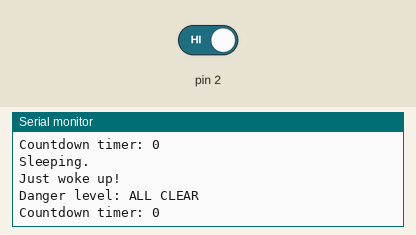
This sketch was run on a simulated Arduino Uno, built with avr-gcc and run on an emulated ATmega328P. Parts: the last lines printed to the serial monitor. Inputs (shaded band) come from the test bench; at power-on: pin 2 HIGH. Sleep ends after the set time or at an interrupt; no radio packets arrive unless stated.

Above: at 1.2 s.
1.3 s: pin 2 driven LOW
At 2.0 s:
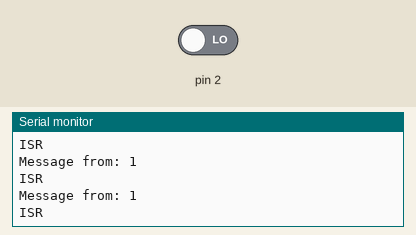
2.8 s: pin 2 driven HIGH
At 3.6 s:
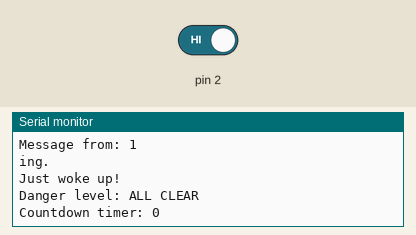

The sketch:

accumulator_0_3.ino
```cpp
/**
This is the 0.3 version of the accumulator node. It should be
paired with both the sender sketches found in the same folder as this sketch.

This version only goes into intruder alert mode if it gets threat signals from two DIFFERENT nodes within the
countdown time. It doesn't care where the disarm signal comes from though.

The node sleeps until an interrupt from the nRF comes in. If it received a signal to enter
the all_clear mode, it enters all_clear regardless of what state it is currently in (effectively resetting it). If it receives
a danger signal, it ups its current danger level (all_clear -> alert -> intruder_detected). While in alert mode, it counts
down. If it doesn't get the next danger signal in that time, it resets to all_clear. While in intruder_detected mode, it
counts down from a different value. If it receives a danger signal during that time, it resets the counter. If it doesn't,
it resets to all_clear mode. Again, if at any time it receives the disarm signal, it enters the all_clear mode.
*/
#include <avr/interrupt.h>
#include <avr/power.h>
#include <avr/sleep.h>
#include <avr/io.h>
#include <SPI.h>
#include "RF24.h"

/**Typedefs**/
typedef enum { ALL_CLEAR_MODE, ALERT_MODE, INTRUDER_DETECTED_MODE } alert_level_type;

/**Constants**/
const unsigned long ALARM_COUNTDOWN = 5000;//30,000 milliseconds (30 seconds)//The time the alarm sounds for
const unsigned long INTRUDER_COUNTDOWN = 7000;//45,000 milliseconds (45 seconds)//The amount of time to wait for a second threat signal before reset
const uint16_t THREAT_SIGNAL = 0x1BA0;
const uint16_t DISARM_SIGNAL = 0x1151;

/**Pin declarations**/
const int RADIO_PIN_1 = 9;
const int RADIO_PIN_2 = 10;

/**Radio code**/
RF24 radio(RADIO_PIN_1, RADIO_PIN_2);
byte node_ids[][6] = { "cmltr", "1send", "2send" };

/**State**/
volatile alert_level_type danger_level = ALL_CLEAR_MODE;
volatile unsigned long countdown_timer = 0;
volatile bool alert_from_node1 = false;
volatile bool alert_from_node2 = false;

void setup(void)
{
  Serial.begin(115200);

  /**Radio**/
  radio.begin();
  radio.setRetries(15, 15);//Retry 15 times with a delay of 15 microseconds between attempts
  radio.openReadingPipe(1, node_ids[1]);
  radio.openReadingPipe(2, node_ids[2]);
  radio.startListening();

  attachInterrupt(0, check_messages_ISR, LOW);//Attach an interrupt on a LOW signal on Pin 2
}

void loop(void)
{
  /**Print alert level**/
  printAlertLevel();


  /**Manipulate countdown timer and adjust mode accordingly**/
  delay(1000);
  if ((countdown_timer > 0) || (countdown_timer > INTRUDER_COUNTDOWN))
  {
    countdown_timer -= 1000;
  }
  else
  {
    disarm();

    //when in all clear mode, go to sleep
    set_sleep_mode(SLEEP_MODE_PWR_DOWN);
    sleep_enable();
    Serial.println("Sleeping.");
    sleep_mode();
    Serial.println("Just woke up!");
  }
}

void check_messages_ISR(void)
{
  /**Check what happened to trigger interrupt**/
  Serial.println("ISR");
  bool tx, fail, rx;
  radio.whatHappened(tx, fail, rx);


  /**If rx, get what we received**/
  uint16_t signal;
  uint8_t reading_pipe_number;
  if (rx && radio.available(&reading_pipe_number))
  {
    radio.read(&signal, sizeof(uint16_t));
  }
  Serial.print("Message from: "); Serial.println(reading_pipe_number);


  /**If what we received was the disarm signal, disarm the system**/
  if (signal == DISARM_SIGNAL)
  {//regardless of where we are, reset the system
    disarm();
  }

  /**If it isn't a disarm signal, it is a threat signal. Ignore it if it is from a radio we already heard threat from**/
  switch (reading_pipe_number)
  {
    case 1:
      if (alert_from_node1)
        return;
      else
        alert_from_node1 = true;
      break;
    case 2:
      if (alert_from_node2)
        return;
      else
        alert_from_node2 = true;
      break;
  }


  /**If we haven't left the ISR, it is because we have a new threat from a new node. Adjust mode and countdown.**/
  if (signal == THREAT_SIGNAL)
  {//upgrade the threat level
    switch (danger_level)
    {
      case ALL_CLEAR_MODE://start counting down while you wait for the next signal
        danger_level = ALERT_MODE;
        countdown_timer = INTRUDER_COUNTDOWN;
        break;
      case ALERT_MODE://start sounding the alarm
        danger_level = INTRUDER_DETECTED_MODE;
        countdown_timer = ALARM_COUNTDOWN;
        break;
      case INTRUDER_DETECTED_MODE:
        countdown_timer = ALARM_COUNTDOWN;
        break;
    }
  }
}

void disarm(void)
{
  countdown_timer = 0;
  danger_level = ALL_CLEAR_MODE;
  alert_from_node1 = false;
  alert_from_node2 = false;
}

void printAlertLevel(void)
{
  Serial.print("Danger level: ");
  switch (danger_level)
  {
    case ALL_CLEAR_MODE:
      Serial.println("ALL CLEAR");
      break;
    case ALERT_MODE:
      Serial.println("ALERT");
      break;
    case INTRUDER_DETECTED_MODE:
      Serial.println("INTRUDER DETECTED");
      break;
  }
  Serial.print("Countdown timer: ");
  Serial.println(countdown_timer / 1000);
}
```

Measured:
- after the input at 1.3 s, the serial monitor: prints a new line at once (image 1)
- after the input at 2.8 s, the serial monitor: prints a new line at once (image 2)
